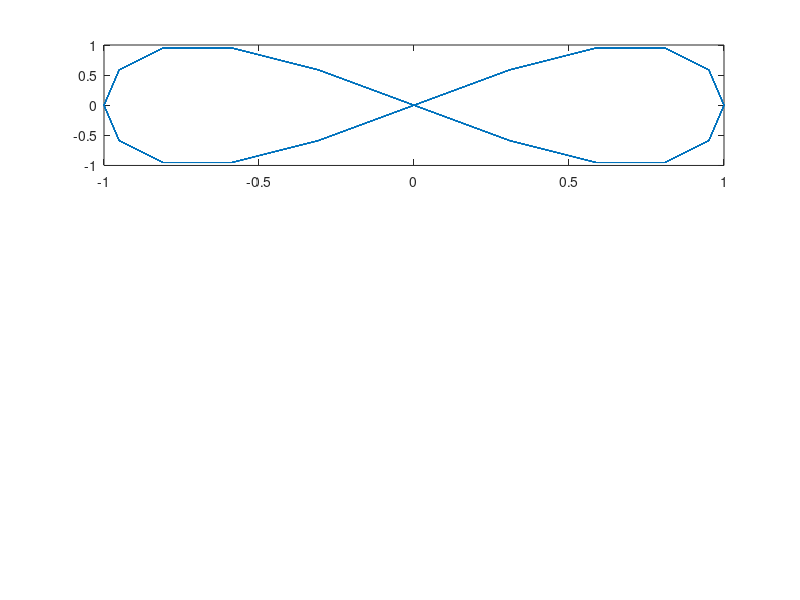

Here is the MATLAB script that generated this plot:
theta = 0:pi/100:2*pi; % range of theta: 0 to 2pi.
wave1 = sin(10*theta);
wave2 = sin(20*theta);

% to plot several figure in one window subplot is used. it's for 3*3
subplot(3,1,1);
plot(wave1,wave2);

